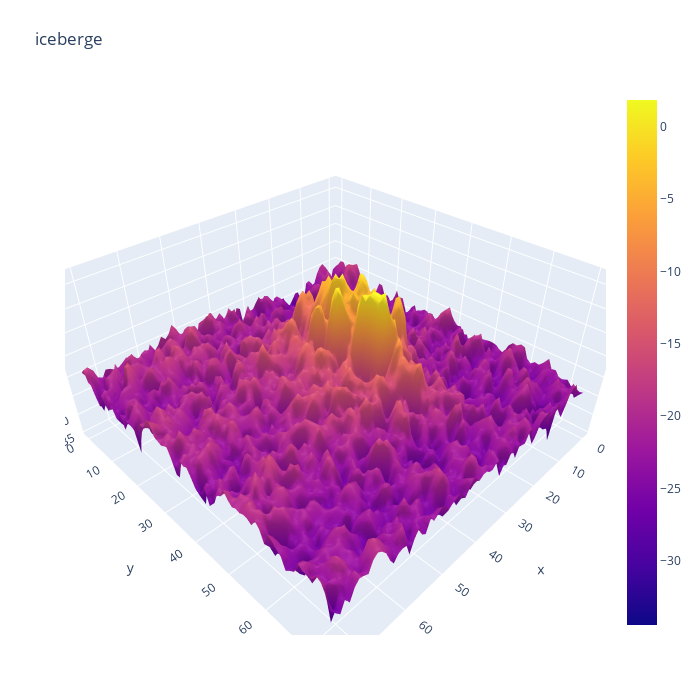

Source (notebook cell):
### Code cell
# Take a look at a iceberg
import plotly.offline as py
import plotly.graph_objs as go
py.init_notebook_mode(connected=True)
def plotmy3d(c, name):
    data=[go.Surface(z=c)]
    layout = go.Layout(
        title=name,
        autosize=False,
        width=700,
        height=700,
        margin=dict(l=65,r=50,b=65,t=90)
    )
    fig = go.Figure(data=data,layout=layout)
    py.iplot(fig)
plotmy3d(X_band_1[12], 'iceberge')

### Figure 1 — Plotly figure (JSON) as saved in the notebook; plotly's stock layout.template omitted (floating-point values rounded to 4 significant figures; data arrays with more than 128 entries replaced by an {"elided": "..."} marker saying what was removed)
{"data": [{"type": "surface", "z": {"elided": "75x75 float values"}}], "layout": {"autosize": false, "height": 700, "margin": {"b": 65, "l": 65, "r": 50, "t": 90}, "scene": {"aspectmode": "auto", "aspectratio": {"x": 1.268, "y": 1.268, "z": 0.6219}}, "title": {"text": "iceberge"}, "width": 700}}
